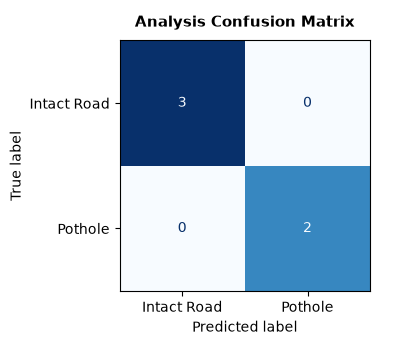
#> input picture artifacts/test_cm.png, 400 x 350 px
$ python -i preprocessing.py   (imports and definitions only)
#> lines starting #> are read from the running program, lines starting #| are printed output that depends on the picture
"""
AI-PAVE Preprocessing Engine
Standardizes image tensors, color space conversions, and geometric resizing.
"""

from typing import Tuple
import cv2
import numpy as np
from PIL import Image

def preprocess_image(image_input, target_size: Tuple[int, int] = (640, 640)) -> Tuple[np.ndarray, np.ndarray, float, Tuple[int, int]]:
    """
    Accepts image path, PIL image, or numpy array.
    Returns:
    - original_bgr: uint8 BGR image
    - resized_rgb: normalized RGB image sized for neural inference
    - scale_ratio: float ratio
    - (orig_w, orig_h): original dimensions
    """
#> called with image_input = '../../../artifacts/test_cm.png', target_size = (640, 640)
    if isinstance(image_input, (str, bytes)):
        orig_bgr = cv2.imread(str(image_input))
#> orig_bgr is the input picture: shape (350, 400, 3); mean B, G, R 225.5, 211.7, 197.5
        if orig_bgr is None:
            raise ValueError(f"Failed to read image from {image_input}")
    elif isinstance(image_input, Image.Image):
        orig_rgb = np.array(image_input)
        orig_bgr = cv2.cvtColor(orig_rgb, cv2.COLOR_RGB2BGR)
    elif isinstance(image_input, np.ndarray):
        orig_bgr = image_input.copy()
    else:
        raise TypeError(f"Unsupported image input type {type(image_input)}")

    orig_h, orig_w = orig_bgr.shape[:2]
#> orig_h = 350; orig_w = 400

    # Resize preserving aspect ratio or direct square for YOLO
    resized_bgr = cv2.resize(orig_bgr, target_size, interpolation=cv2.INTER_LINEAR)
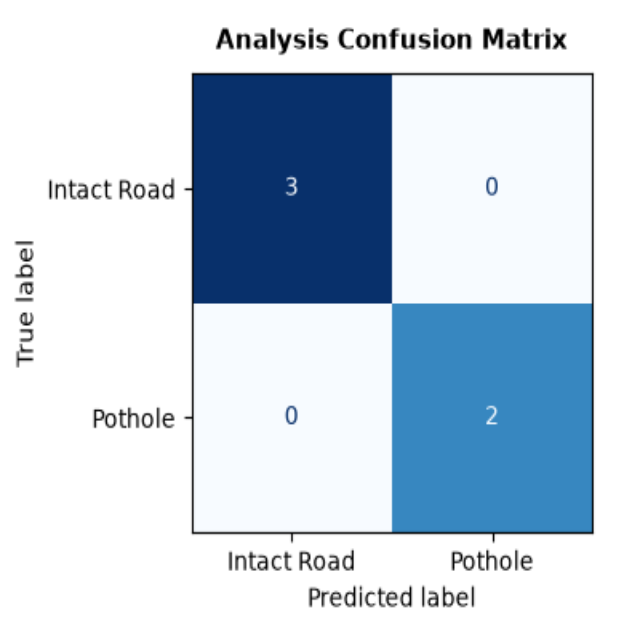
#> resized_bgr: shape (640, 640, 3); mean B, G, R 225.5, 211.7, 197.5
    resized_rgb = cv2.cvtColor(resized_bgr, cv2.COLOR_BGR2RGB)

    scale_ratio = float(min(target_size[0] / orig_w, target_size[1] / orig_h))
#> scale_ratio = 1.6
    return orig_bgr, resized_rgb, scale_ratio, (orig_w, orig_h)

>>> result = preprocess_image('../../../artifacts/test_cm.png')

$ run again, on artifacts/test_pr.png
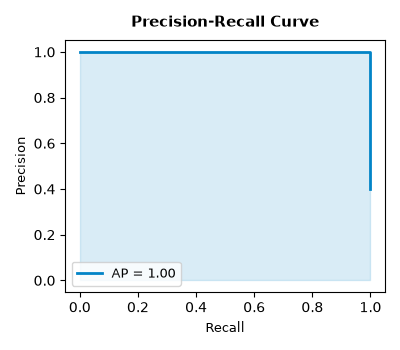
#> input picture artifacts/test_pr.png, 400 x 350 px
#> in preprocess_image, orig_bgr is the input picture: shape (350, 400, 3); mean B, G, R 244.4, 239.2, 229.2
#> in preprocess_image, `resized_bgr = cv2.resize(orig_bgr, target_size, interpolation=cv2.INTE..`:
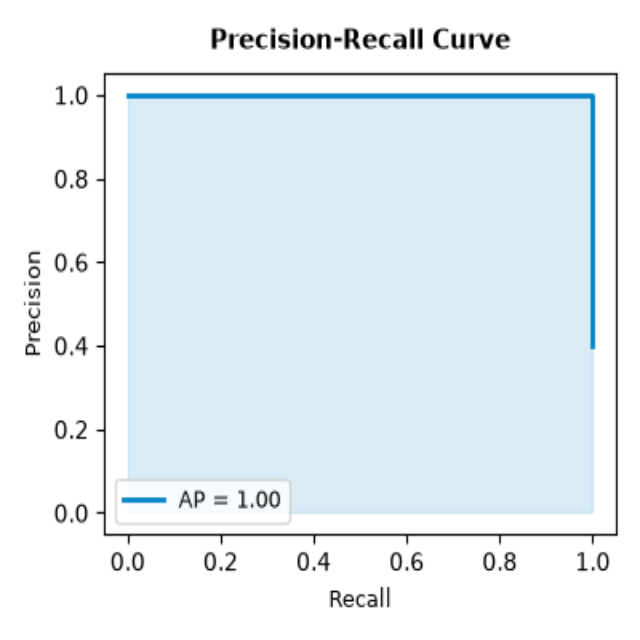
#> resized_bgr: shape (640, 640, 3); mean B, G, R 244.4, 239.2, 229.3
